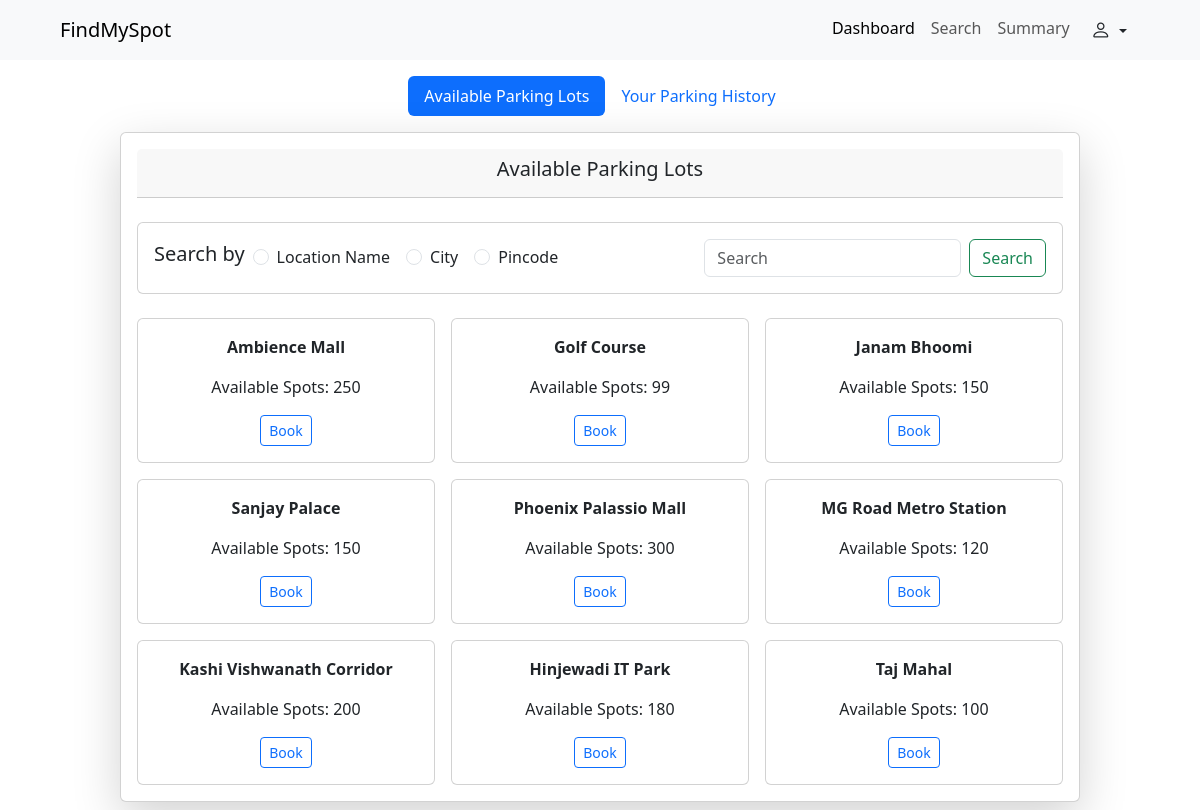
The page /user/dashboard (signed in) on the database its author committed.
### backend/models.py (models this page shows)
class ParkingLot(db.Model):
    __tablename__ = "Parking_Lot"
    id = db.Column(db.Integer , primary_key = True , autoincrement=True)
    prime_location_name = db.Column(db.String, nullable = False)
    price = db.Column(db.Integer, nullable = False) #####
    address = db.Column(db.String, nullable = False)
    city = db.Column(db.String , nullable = False)
    pin_code = db.Column(db.Integer, nullable = False)
    maximum_number_of_spots = db.Column(db.Integer, nullable = False)
    spots = db.relationship("ParkingSpot", backref = "Parking_Lot")
    reserved_parking_spot = db.relationship("ReservedParkingSpot" , backref="Parking_Lot")

### backend/routes.py (the view)
@app.route("/user/dashboard")
@login_required
def user_dash():
    all_par = db.session.query(ParkingLot).join(ParkingSpot).filter(ParkingSpot.status == 'A').distinct().all()
    return render_template("/user/dashboard.html", curr_user=current_user, all_par=all_par)

### app.py (called while the page is built)
def create_app():
    app = Flask(__name__)
    app.config["SQLALCHEMY_DATABASE_URI"] = "sqlite:///vehicle__app_db.sqlite3"
    app.config["SECRET_KEY"] = "thisismayankdhangar"
    db.init_app(app)
    login_manager = LoginManager(app)
    @login_manager.user_loader
    def load_user(email): #taking the id from cookies
        return db.session.query(User).filter_by(email = email).first() or db.session.query(Admin).filter_by(email = email).first()
    app.app_context().push()
    db.create_all()
    return app

### templates/user/dashboard.html (shortened to what this page needs)
<!doctype html>
<html lang="en">
<head>
    <link href="https://cdn.jsdelivr.net/npm/bootstrap@5.3.7/dist/css/bootstrap.min.css" rel="stylesheet"
>
    <link rel="stylesheet" href="https://cdn.jsdelivr.net/npm/bootstrap-icons@1.13.1/font/bootstrap-icons.min.css">
</head>
<body>
    <nav class="navbar sticky-top navbar-expand-lg bg-body-tertiary">
        <div class="container-fluid ms-5">
            <a class="navbar-brand" href="#">FindMySpot</a>
            <div class="collapse navbar-collapse" id="navbarSupportedContent">
                <ul class="navbar-nav ms-auto me-5">
                    <li class="nav-item">
                        <a class="nav-link active" aria-current="page" href="/user/dashboard">Dashboard</a>
                    </li>
                    <li class="nav-item">
                        <a class="nav-link" href="#">Search</a>
                    </li>
                    <li class="nav-item">
                        <a class="nav-link" href="#">Summary</a>
                    </li>
                    <div class="dropdown">
                        <button class="btn dropdown-toggle" type="button" data-bs-toggle="dropdown"
                            aria-expanded="false">
                            <i class="bi bi-person fs-5"></i>
                        </button>
                    </div>
                </ul>
            </div>
        </div>
    </nav>
    <ul class="nav nav-pills mb-3 d-flex justify-content-center mt-3" id="pills-tab" role="tablist">
        <li class="nav-item" role="presentation">
            <button class="nav-link active" id="pills-home-tab" data-bs-toggle="pill" data-bs-target="#pills-home"
                type="button" role="tab" aria-controls="pills-home" aria-selected="true">Available Parking Lots</button>
        </li>
        <li class="nav-item" role="presentation">
            <button class="nav-link" id="pills-profile-tab" data-bs-toggle="pill" data-bs-target="#pills-profile"
                type="button" role="tab" aria-controls="pills-profile" aria-selected="false">Your Parking
                History</button>
        </li>
    </ul>
    <div class="tab-content" id="pills-tabContent">
        <div class="tab-pane fade show active" id="pills-home" role="tabpanel" aria-labelledby="pills-home-tab"
            tabindex="0">
            <div class="card shadow-lg mx-auto my-2" style="width:80%">
                <div class="card-body">
                    <div class="card-header d-flex align-items-center justify-content-center">
                        <h5 class="card-title">Available Parking Lots</h5>
                    </div>
                    <div class="card mx-auto my-4" >
                        <div class="card-body d-flex align-items-center">
                            <h5 class="card-title me-2">Search by</h5>
                            <div class="form-check form-check-inline">
                                <input class="form-check-input" type="radio" name="searchby" id="name" value="name">
                                <label class="form-check-label" for="name">Location Name</label>
                            </div>
                            <div class="form-check form-check-inline">
                                <input class="form-check-input" type="radio" name="searchby" id="city" value="city">
                                <label class="form-check-label" for="city">City</label>
                            </div>
                            <div class="form-check form-check-inline">
                                <input class="form-check-input" type="radio" name="searchby" id="pincode"
                                    value="pincode">
                                <label class="form-check-label" for="pincode">Pincode</label>
                            </div>
                            <form class="d-flex ms-auto" role="search">
                                <input class="form-control me-2" type="search" placeholder="Search"
                                    aria-label="Search" />
                                <button class="btn btn-outline-success" type="submit">Search</button>
                            </form>
                        </div>
                    </div>
                    <div class="row g-3 text-center">
                        {% for lot in all_par %}
                        <div class="col-4">
                            <div class="card">
                                <div class="card-body">
                                    <p><strong>{{ lot.prime_location_name }}</strong></p>
                                    <p>Available Spots: {{ lot.spots | selectattr('status', 'equalto', 'A') | list |
                                        length }}</p>
                                    <div class="btn-group btn-group-sm" role="group"
                                        aria-label="Basic outlined example">
                                        <button type="button" class="btn btn-outline-primary" data-bs-toggle="modal"
                                            data-bs-target="#bookParking-{{ lot.id }}">Book</button>
                                    </div>
                                </div>
                            </div>
                        </div>
                        {% endfor %}
                    </div>
                </div>
            </div>
        </div>
    </div>
</body>
</html>

### rows shown on the page
ParkingLot: prime_location_name "Ambience Mall", spots|selectattr "250"
ParkingLot: prime_location_name "Golf Course", spots|selectattr "99"
ParkingLot: prime_location_name "Janam Bhoomi", spots|selectattr "150"
ParkingLot: prime_location_name "Sanjay Palace", spots|selectattr "150"
ParkingLot: prime_location_name "Phoenix Palassio Mall", spots|selectattr "300"
ParkingLot: prime_location_name "MG Road Metro Station", spots|selectattr "120"
ParkingLot: prime_location_name "Kashi Vishwanath Corridor", spots|selectattr "200"
ParkingLot: prime_location_name "Hinjewadi IT Park", spots|selectattr "180"
ParkingLot: prime_location_name "Taj Mahal", spots|selectattr "100"
